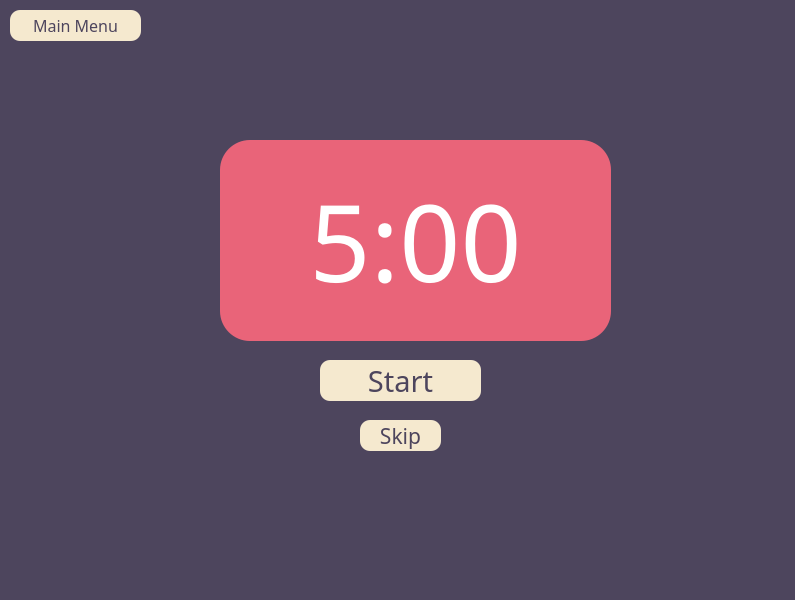
<?xml version="1.0" encoding="UTF-8"?>
<ui version="4.0">
 <class>Widget</class>
 <widget class="QWidget" name="Widget">
  <property name="geometry">
   <rect>
    <x>0</x>
    <y>0</y>
    <width>795</width>
    <height>600</height>
   </rect>
  </property>
  <property name="windowTitle">
   <string>Widget</string>
  </property>
  <property name="styleSheet">
   <string notr="true">background-color: rgb(133, 92, 119);</string>
  </property>
  <widget class="QWidget" name="shortBreakWidget" native="true">
   <property name="geometry">
    <rect>
     <x>0</x>
     <y>0</y>
     <width>800</width>
     <height>600</height>
    </rect>
   </property>
   <property name="styleSheet">
    <string notr="true">background-color:#4D455D;
color:rgb(255,255,255);; </string>
   </property>
   <widget class="QLabel" name="timeLabel">
    <property name="geometry">
     <rect>
      <x>220</x>
      <y>140</y>
      <width>391</width>
      <height>201</height>
     </rect>
    </property>
    <property name="font">
     <font>
      <family>Chalkboard</family>
      <pointsize>80</pointsize>
     </font>
    </property>
    <property name="styleSheet">
     <string notr="true">background-color:#E96479;
border-radius:30px;</string>
    </property>
    <property name="text">
     <string>5:00</string>
    </property>
    <property name="alignment">
     <set>Qt::AlignCenter</set>
    </property>
   </widget>
   <widget class="QPushButton" name="startButton">
    <property name="geometry">
     <rect>
      <x>320</x>
      <y>360</y>
      <width>161</width>
      <height>41</height>
     </rect>
    </property>
    <property name="font">
     <font>
      <family>Chalkboard</family>
      <pointsize>22</pointsize>
     </font>
    </property>
    <property name="styleSheet">
     <string notr="true">background-color:#F5E9CF;
border-radius:10px;
color:#4D455D;</string>
    </property>
    <property name="text">
     <string>Start</string>
    </property>
   </widget>
   <widget class="QPushButton" name="skipButton">
    <property name="geometry">
     <rect>
      <x>360</x>
      <y>420</y>
      <width>81</width>
      <height>31</height>
     </rect>
    </property>
    <property name="font">
     <font>
      <family>Chalkboard</family>
      <pointsize>16</pointsize>
     </font>
    </property>
    <property name="styleSheet">
     <string notr="true">background-color:#F5E9CF;
border-radius:10px;
color:#4D455D;</string>
    </property>
    <property name="text">
     <string>Skip</string>
    </property>
   </widget>
   <widget class="QPushButton" name="goToMainMenuButton">
    <property name="geometry">
     <rect>
      <x>10</x>
      <y>10</y>
      <width>131</width>
      <height>31</height>
     </rect>
    </property>
    <property name="font">
     <font>
      <family>Chalkboard</family>
      <pointsize>12</pointsize>
     </font>
    </property>
    <property name="styleSheet">
     <string notr="true">background-color:#F5E9CF;
border-radius:10px;
color:#4D455D;</string>
    </property>
    <property name="text">
     <string>Main Menu</string>
    </property>
   </widget>
  </widget>
 </widget>
 <resources/>
 <connections/>
</ui>
